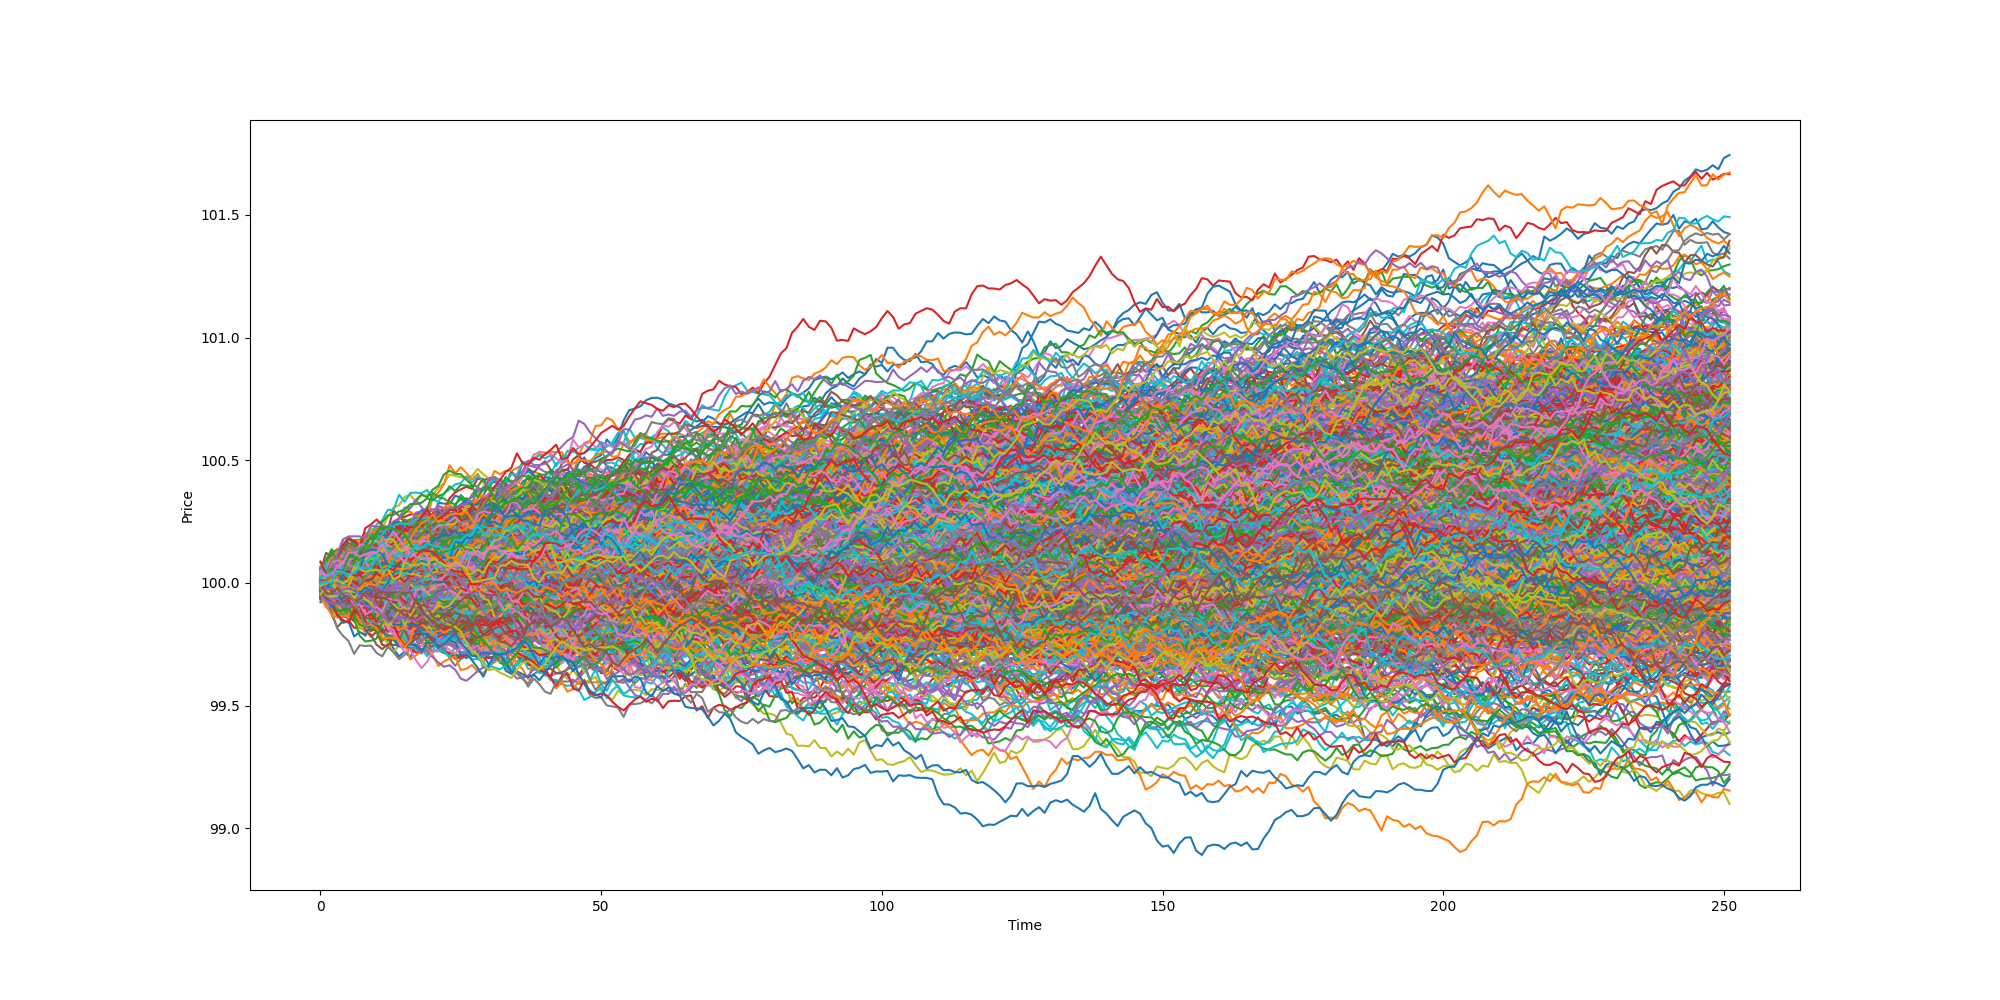

Here is the Python script that generated this plot:
import math
import numpy as np
import matplotlib.pyplot as plt

#setup parameters
S0 = 100
mu = 0.35
sigma = 0.4
paths = 1000
time = 1
dt = 1/252

price_paths = []

def gbm(S0, mu, sigma, dt, time):
    prices = []
    while (time - dt > 0):
        Wt = np.random.normal(0, math.sqrt(dt))
        Xt = mu * dt + sigma * Wt
        S0 += Xt
        prices.append(S0)
        time -= dt
    return prices

for i in range (0,paths):
    price_paths.append(gbm(S0,mu,sigma,dt,time))

# Visualizing GBM
plt.figure(figsize=(20, 10))
plt.xlabel('Time')
plt.ylabel('Price')

for price_path in price_paths:
    plt.plot(price_path)

plt.savefig("gbm_simulation.png")
plt.show()